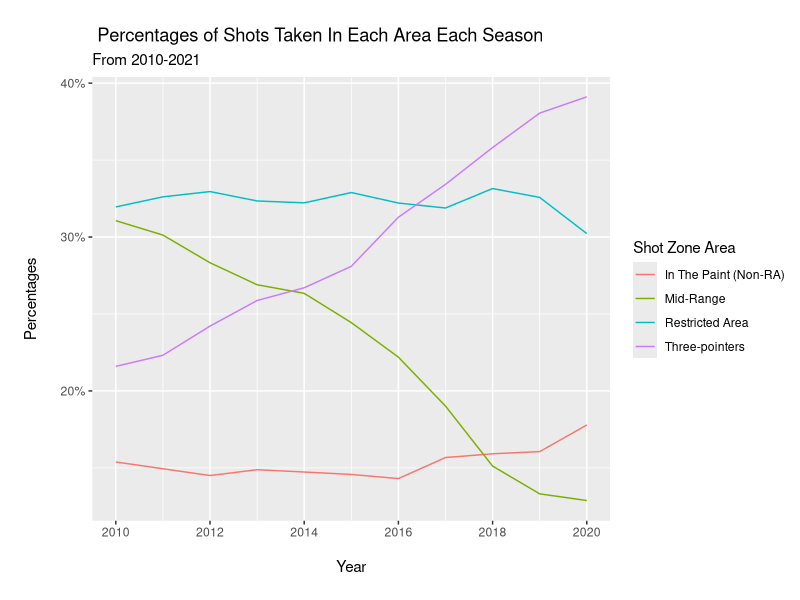

This chart was generated by the following R code:
## ---- chunk 1
knitr::opts_chunk$set(echo = TRUE, fig.align="center")
library(tidyverse)
library(dplyr)
library(tidyr)
library(kableExtra)
## ---- chunk 2
stat_names <- c("In The Paint (Non-RA)", "Mid-Range", "Restricted Area", "Three-pointers")

season_zones_table <- read.csv("Data/season_zones_table.csv") %>%
  select(-c(X))
for(i in 1:4){
  names(season_zones_table)[names(season_zones_table) == names(season_zones_table)[i + 1]] <- stat_names[i]
}
season_zones_table %>%
  mutate(
    across(c(2:5), .fns = ~./total)
  ) %>%
  select(-c(total)) %>%
  pivot_longer(
    cols = 2:5,
    names_to = "shot_zone",
    values_to = "percentage",
  ) %>%
  rowwise() %>%
  mutate(year = as.numeric(strsplit(season, "-")[[1]][1])) %>%
  ggplot(mapping = aes(x = year, y = percentage, color = shot_zone)) +
  geom_line() + 
  scale_y_continuous(labels = scales::percent) +
  scale_x_continuous(breaks = c(2010, 2012, 2014, 2016, 2018, 2020)) + 
  labs(
    title = "\n Percentages of Shots Taken In Each Area Each Season",
    subtitle = "From 2010-2021",
    color = "Shot Zone Area",
    y = "\nPercentages\n",
    x = "\nYear\n"
  )
## ---- chunk 3
season_zones_table %>% 
  rename(Season = season, Total_Shots = total) %>%
  kable()
